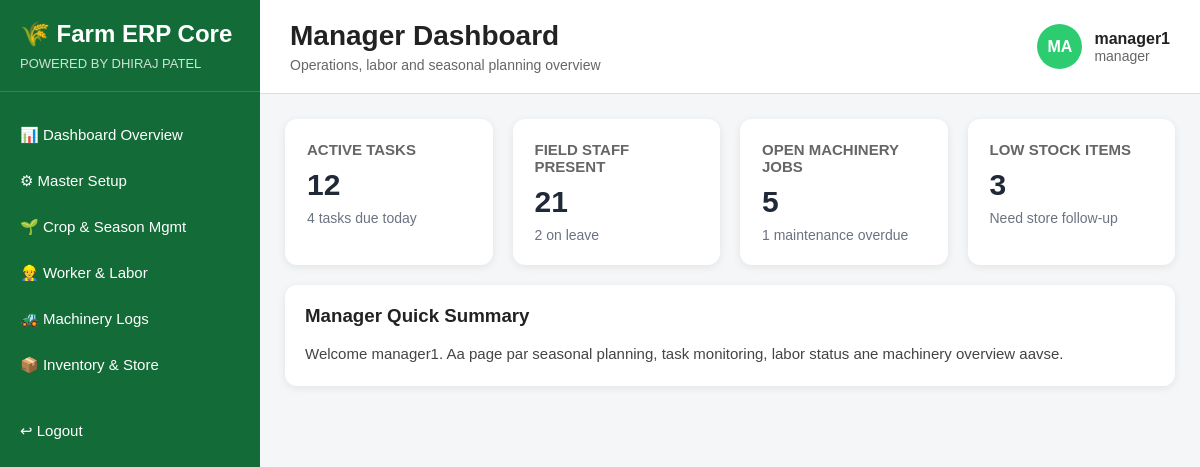
Screenshot of /dashboard/manager/ (signed in) with the database file from the repository.
### accounts/models.py (models this page shows, shortened)
class User(AbstractUser):
    ROLE_CHOICES = (
        ('admin', 'Admin'),
        ('manager', 'Manager'),
        ('supervisor', 'Supervisor'),
        ('storekeeper', 'Storekeeper'),
        ('accountant', 'Accountant'),
        ('sales', 'Sales'),
        ('field_staff', 'Field Staff'),
    )
    role = models.CharField(max_length=20, choices=ROLE_CHOICES, default='field_staff')
    phone = models.CharField(max_length=15, blank=True, null=True)

### dashboard/views.py (the view)
# urls.py: path('manager/', views.manager_dashboard, name='manager_dashboard'),
@role_required(['admin', 'manager'])
def manager_dashboard(request):
    return render(request, 'dashboard/manager_dashboard.html')

### templates/dashboard/manager_dashboard.html (shortened to what this page needs)
{% extends 'base/erp_base.html' %}
{% block page_title %}Manager Dashboard{% endblock %}
{% block page_subtitle %}Operations, labor and seasonal planning overview{% endblock %}
{% block content %}
<div class="card-grid">
    <div class="info-card">
        <h3>ACTIVE TASKS</h3>
        <h2>12</h2>
        <p>4 tasks due today</p>
    </div>
    <div class="info-card">
        <h3>FIELD STAFF PRESENT</h3>
        <h2>21</h2>
        <p>2 on leave</p>
    </div>
    <div class="info-card">
        <h3>OPEN MACHINERY JOBS</h3>
        <h2>5</h2>
        <p>1 maintenance overdue</p>
    </div>
    <div class="info-card">
        <h3>LOW STOCK ITEMS</h3>
        <h2>3</h2>
        <p>Need store follow-up</p>
    </div>
</div>
<div class="section-box">
    <h3>Manager Quick Summary</h3>
    <p>Welcome {{ request.user.username }}. Aa page par seasonal planning, task monitoring, labor status ane machinery overview aavse.</p>
</div>
{% endblock %}

### templates/base/erp_base.html (shortened to what this page needs)
{% load static %}
<!DOCTYPE html>
<html lang="en">
<head>
    <link rel="stylesheet" href="{% static 'css/dashboard.css' %}">
</head>
<body>
    <div class="erp-container">
        <aside class="sidebar">
            <div class="sidebar-brand">
                <h2>🌾 Farm ERP Core</h2>
                <p>POWERED BY DHIRAJ PATEL</p>
            </div>
            <nav class="sidebar-menu">
                {% if request.user.role == 'manager' %}
                    <a href="{% url 'manager_dashboard' %}" class="menu-item">📊 Dashboard Overview</a>
                    <a href="{% url 'master_dashboard' %}" class="menu-item">⚙ Master Setup</a>
                    <a href="{% url 'crop_season_dashboard' %}" class="menu-item">🌱 Crop &amp; Season Mgmt</a>
                    <a href="{% url 'labor_dashboard' %}" class="menu-item">👷 Worker &amp; Labor</a>
                    <a href="{% url 'machinery_dashboard' %}" class="menu-item">🚜 Machinery Logs</a>
                    <a href="{% url 'inventory_dashboard' %}" class="menu-item">📦 Inventory &amp; Store</a>
                {% endif %}
                <a href="{% url 'logout' %}" class="menu-item logout-btn">↩ Logout</a>
            </nav>
        </aside>
        <main class="main-content">
            <header class="topbar">
                <div>
                    <h1>{% block page_title %}Dashboard{% endblock %}</h1>
                    <p>{% block page_subtitle %}Farm ERP Overview{% endblock %}</p>
                </div>
                <div class="topbar-user">
                    <div class="user-circle">
                        {{ request.user.username|slice:":2"|upper }}
                    </div>
                    <div>
                        <h4>{{ request.user.username }}</h4>
                        <p>{{ request.user.role }}</p>
                    </div>
                </div>
            </header>
            <section class="content-area">
                {% block content %}{% endblock %}
            </section>
        </main>
    </div>
</body>
</html>

### static/css/dashboard.css (style rules this page uses)
* { margin: 0; padding: 0; box-sizing: border-box; }
body { font-family: Arial, sans-serif; background-color: #f4f6f8; color: #222; }
.erp-container { display: flex; min-height: 100vh; }
.sidebar { width: 260px; background: #136c37; color: white; padding: 20px 0; display: flex; flex-direction: column; }
.sidebar-brand { padding: 0 20px 20px; border-bottom: 1px solid rgba(255,255,255,0.15); }
.sidebar-brand h2 { font-size: 24px; margin-bottom: 8px; }
.sidebar-brand p { font-size: 13px; opacity: 0.8; }
.sidebar-menu { margin-top: 20px; display: flex; flex-direction: column; }
.menu-item { color: white; text-decoration: none; padding: 14px 20px; font-size: 15px; transition: 0.3s; }
.logout-btn { margin-top: 20px; }
.main-content { flex: 1; display: flex; flex-direction: column; }
.topbar { background: white; padding: 20px 30px; display: flex; justify-content: space-between; align-items: center; border-bottom: 1px solid #ddd; }
.topbar h1 { font-size: 28px; margin-bottom: 5px; }
.topbar p { color: #666; font-size: 14px; }
.topbar-user { display: flex; align-items: center; gap: 12px; }
.user-circle { width: 45px; height: 45px; background: #2ecc71; color: white; border-radius: 50%; display: flex; align-items: center; justify-content: center; font-weight: bold; text-transform: uppercase; }
.content-area { padding: 25px; }
.card-grid { display: grid; grid-template-columns: repeat(4, 1fr); gap: 20px; margin-bottom: 25px; }
.info-card { background: white; border-radius: 12px; padding: 22px; box-shadow: 0 2px 8px rgba(0,0,0,0.08); }
.info-card h3 { font-size: 15px; color: #666; margin-bottom: 10px; }
.info-card h2 { font-size: 30px; margin-bottom: 8px; }
.info-card p { font-size: 14px; color: #2e7d32; }
.section-box { background: white; border-radius: 12px; padding: 20px; box-shadow: 0 2px 8px rgba(0,0,0,0.08); margin-bottom: 20px; }
.section-box h3 { margin-bottom: 15px; }
.section-box p { font-size: 15px; color: #444; line-height: 1.6; }
.card-grid { margin-bottom: 20px; }
.info-card { min-height: 130px; }
.info-card h2 { color: #1f2937; }
.info-card p { color: #6b7280; }

### rows the page displays
User: user.username "MA", user.username "manager1", user.role "manager"
